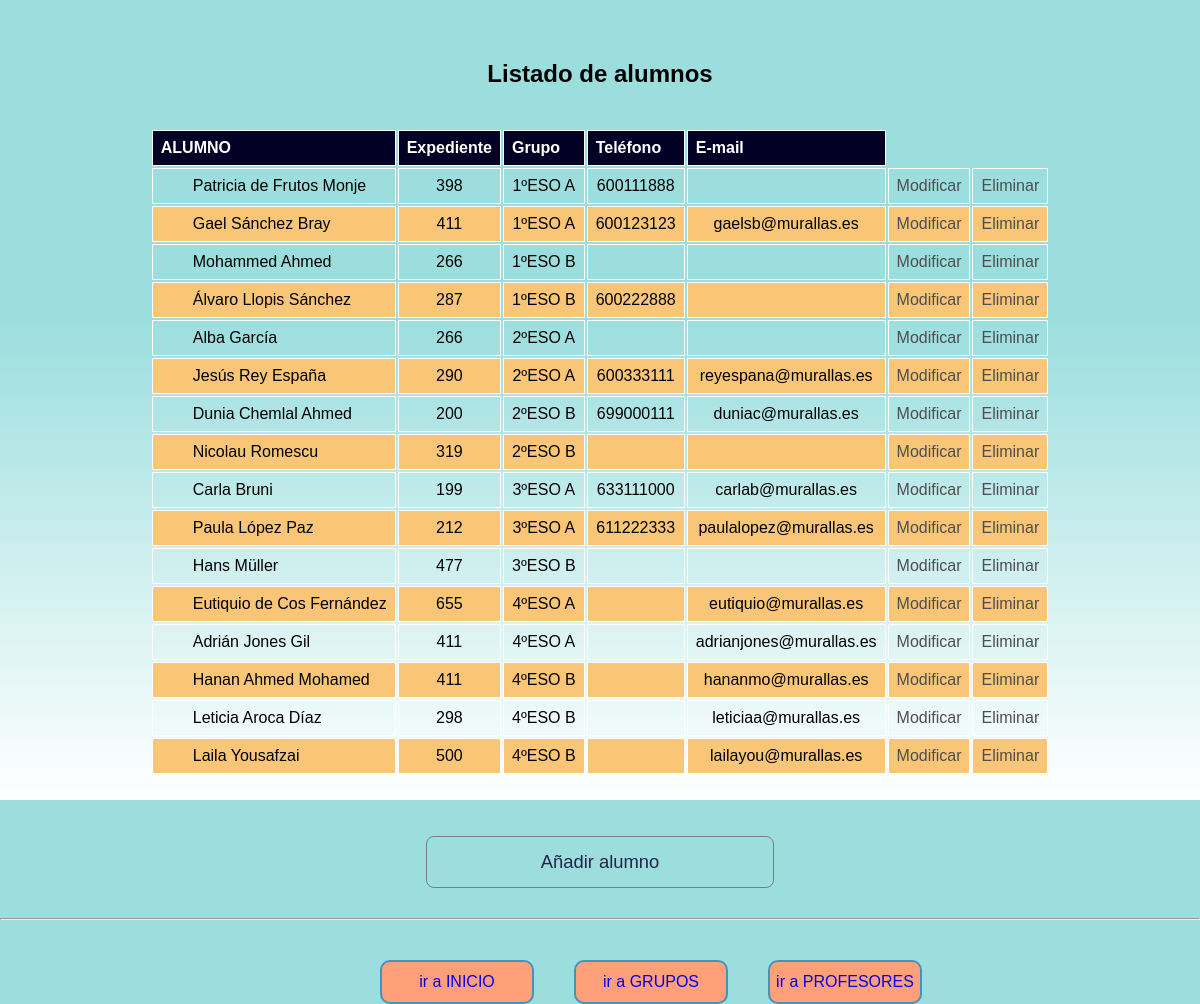
The app's page /murallas_reales/consulta_totalAlumnos.php with its own data.
### tables this page shows
CREATE TABLE `alumno` (
  `id_alumno` int(11) NOT NULL,
  `id_grupo` int(11) NOT NULL,
  `nombre` varchar(50) NOT NULL,
  `apellidos` varchar(100) NOT NULL,
  `expediente` int(6) NOT NULL,
  `telefono` varchar(12) DEFAULT NULL,
  `email` varchar(100) DEFAULT NULL
);

CREATE TABLE `grupo` (
  `id_grupo` int(11) NOT NULL,
  `nombre` varchar(100) NOT NULL,
  `curso` varchar(10) NOT NULL
);

### murallas_reales/consulta_totalAlumnos.php (the view, shortened to what this page needs)
<?php
include_once "./conectar.php";
$sql = "SELECT Alumno.id_alumno as 'id_alumno', Alumno.nombre, apellidos, expediente, telefono, email, Grupo.nombre as 'nom_grupo', Grupo.id_grupo as 'id_grupo' FROM Alumno JOIN Grupo WHERE Alumno.id_grupo = Grupo.id_grupo order by nom_grupo, apellidos";
$resultado = $conexion->query($sql);
echo "<h2>Listado de alumnos</h2>";
echo "<section>";
echo "<table>";
echo "<tr><th>ALUMNO</th><th>Expediente</th><th>Grupo</th><th>Teléfono</th><th>E-mail</th></tr>";
if ($resultado->num_rows > 0) {
    while ($row = $resultado->fetch_assoc()) {
        echo "<tr>";
        echo "<td>".$row["nombre"]." ".$row["apellidos"]."</td>
        <td>".$row["expediente"]."</td>
        <td>".$row["nom_grupo"]."</td>
        <td>".$row["telefono"]."</td>
        <td>".$row["email"]."</td>
        <td><a href='actualiza_alumno.php?idalumno=".$row['id_alumno']."&nombre=".$row["nombre"]."&apellidos=".$row["apellidos"]."&expediente=".$row["expediente"]."&telefono=".$row["telefono"]."&email=".$row["email"]."&nom_grupo=".$row["nom_grupo"]."'>Modificar</a></td>
        <td><a href='elimina_alumno.php?idalumno=".$row['id_alumno']."'>Eliminar</a></td>";
        echo "</tr>";
    }
}
echo "</table>";
echo "</section>";
?>
<section class="add">
  <div class="add"><a href="./form_add_alumno.php">Añadir alumno</a>
</section>
<hr>
<nav>
    <div><a href="./index.php">ir a INICIO</a></div>
    <div><a href="./consulta_grupos.php">ir a GRUPOS</a></div>
    <div><a href="./consulta_profesores.php">ir a PROFESORES</a></div>
</nav>

### murallas_reales/estilo.css (style rules this page uses)
* { font-family: Verdana, Geneva, Tahoma, sans-serif; box-sizing: content-box; padding: 0; margin: 0; }
a:link, a:visited, a:active { text-decoration:none; }
p, h2 { text-align: center; }
h2 { padding-top: 60px; }
section { width: 70%; margin: 40px 15% 50px 15%; display: flex; justify-content: center; align-items: center; }
section.add { margin: 0 15% 20px 15%; }
section.add a { color: rgb(36, 36, 74); font-size: 1.15em; }
nav { margin: 40px 30% 0 30%; width: 40%; display: flex; justify-content: space-between; align-items: center; }
nav div { min-width: 150px; height: 40px; border: solid rgb(68, 147, 184) 2px; margin: 0 20px 0 20px; border-radius: 10px; background-color:lightsalmon; display: flex; justify-content: center; align-items: center; }
div.add { width: 40%; height: 40px; margin: 10px 20% 10px 20%; padding: 5px; border: solid grey 1px; border-radius: 8px; background-color:transparent; display: flex; justify-content: center; align-items: center; }
table { border-collapse: separate; width: 60%; align-items: center; }
td, th { border: 1px solid white; text-align: left; padding: 8px; }
th { background-color: rgba(2,0,36,1); color: white; }
tr:nth-child(odd) { background-color: rgb(248, 198, 118); }
td { white-space: nowrap; width: 50px; text-align: center; }
td:first-child { width: 180px; text-align: left; padding-left: 40px; }
td a { color: rgb(78, 78, 80); }

### records on screen
alumno: nombre "Patricia", apellidos "de Frutos Monje", expediente "398", id_grupo.nombre "1ºESO A", telefono "600111888"
alumno: nombre "Gael", apellidos "Sánchez Bray", expediente "411", id_grupo.nombre "1ºESO A", telefono "600123123", email "gaelsb@murallas.es"
alumno: nombre "Mohammed", apellidos "Ahmed", expediente "266", id_grupo.nombre "1ºESO B"
alumno: nombre "Álvaro", apellidos "Llopis Sánchez", expediente "287", id_grupo.nombre "1ºESO B", telefono "600222888"
alumno: nombre "Alba", apellidos "García", expediente "266", id_grupo.nombre "2ºESO A"
alumno: nombre "Jesús", apellidos "Rey España", expediente "290", id_grupo.nombre "2ºESO A", telefono "600333111", email "reyespana@murallas.es"
alumno: nombre "Dunia", apellidos "Chemlal Ahmed", expediente "200", id_grupo.nombre "2ºESO B", telefono "699000111", email "duniac@murallas.es"
alumno: nombre "Nicolau", apellidos "Romescu", expediente "319", id_grupo.nombre "2ºESO B"
alumno: nombre "Carla", apellidos "Bruni", expediente "199", id_grupo.nombre "3ºESO A", telefono "633111000", email "carlab@murallas.es"
alumno: nombre "Paula", apellidos "López Paz", expediente "212", id_grupo.nombre "3ºESO A", telefono "611222333", email "paulalopez@murallas.es"
alumno: nombre "Hans", apellidos "Müller", expediente "477", id_grupo.nombre "3ºESO B"
alumno: nombre "Eutiquio", apellidos "de Cos Fernández", expediente "655", id_grupo.nombre "4ºESO A", email "eutiquio@murallas.es"
alumno: nombre "Adrián", apellidos "Jones Gil", expediente "411", id_grupo.nombre "4ºESO A", email "adrianjones@murallas.es"
alumno: nombre "Hanan", apellidos "Ahmed Mohamed", expediente "411", id_grupo.nombre "4ºESO B", email "hananmo@murallas.es"
alumno: nombre "Leticia", apellidos "Aroca Díaz", expediente "298", id_grupo.nombre "4ºESO B", email "leticiaa@murallas.es"
alumno: nombre "Laila", apellidos "Yousafzai", expediente "500", id_grupo.nombre "4ºESO B", email "lailayou@murallas.es"
